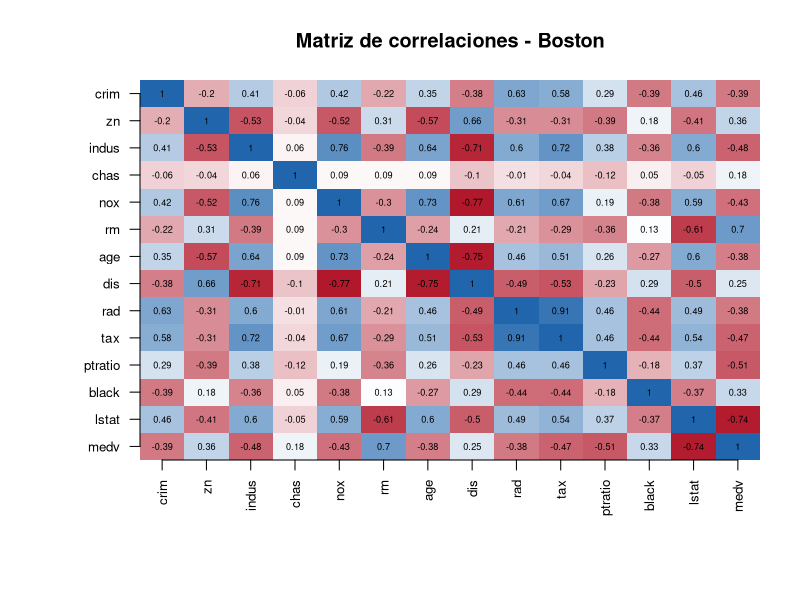
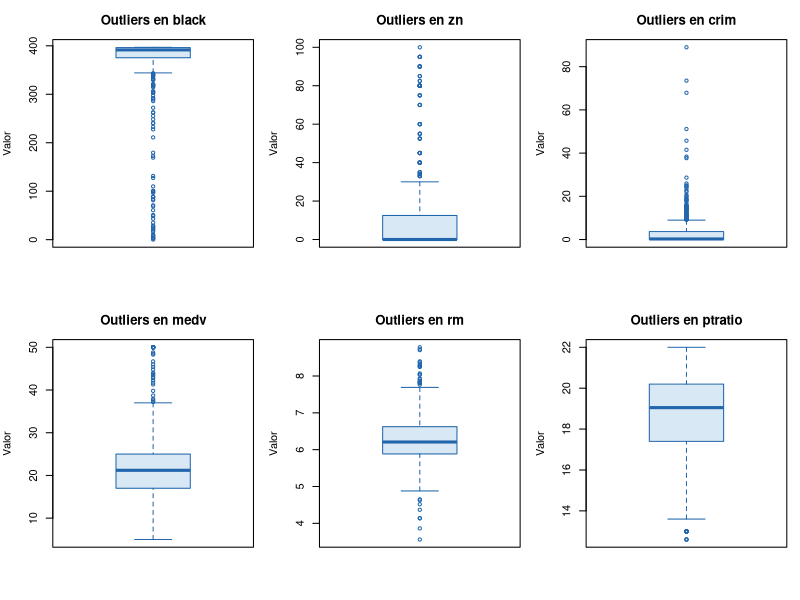
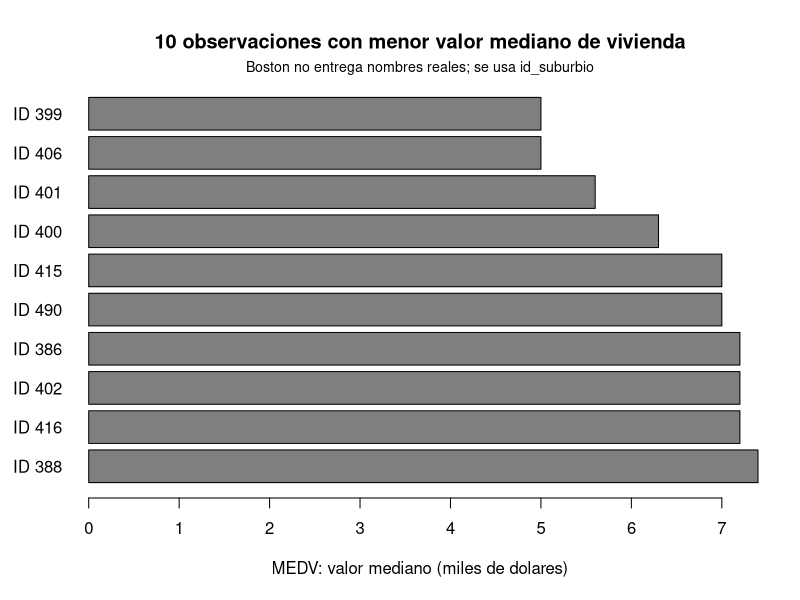
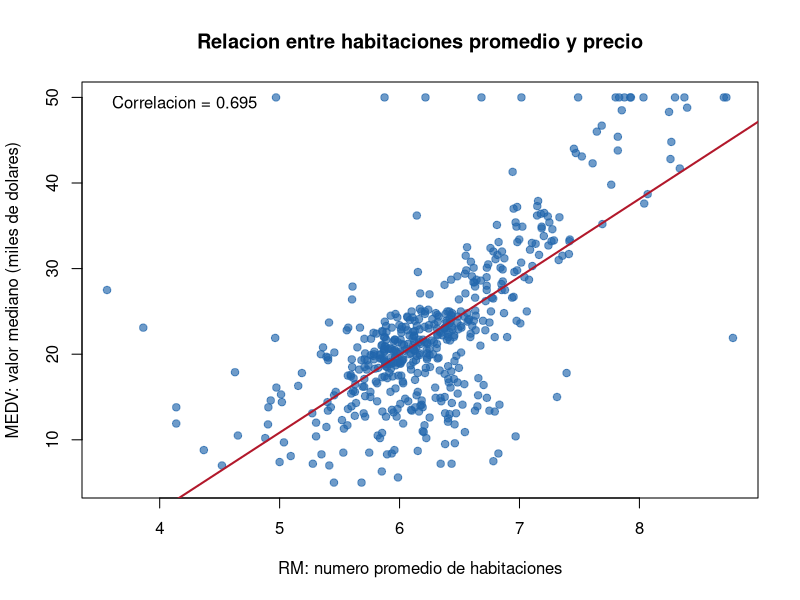
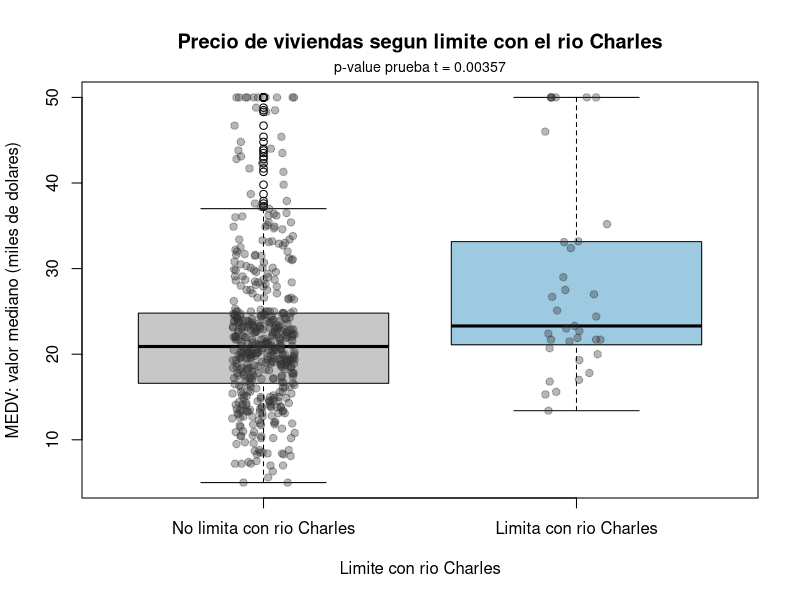
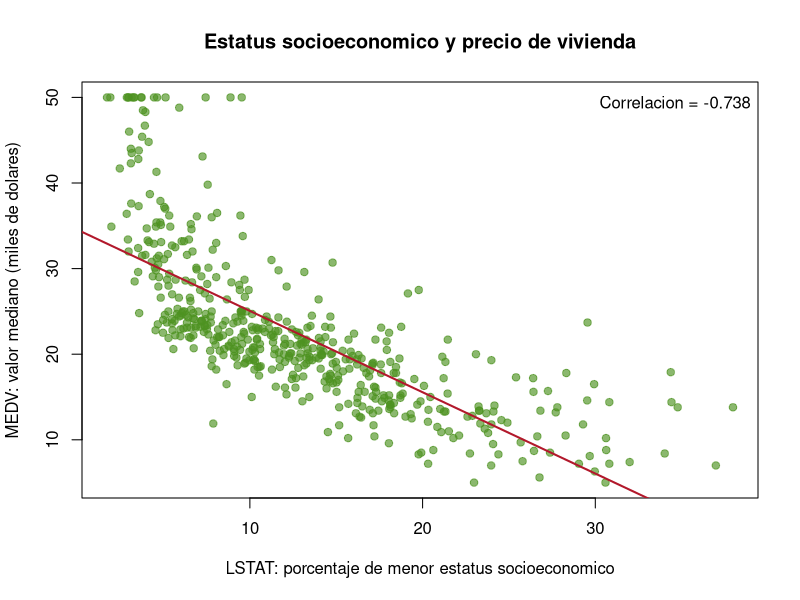
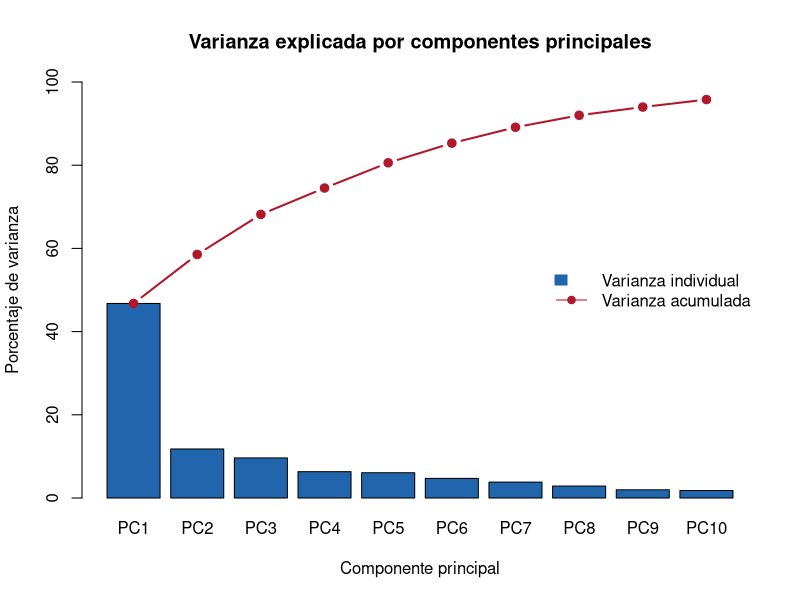
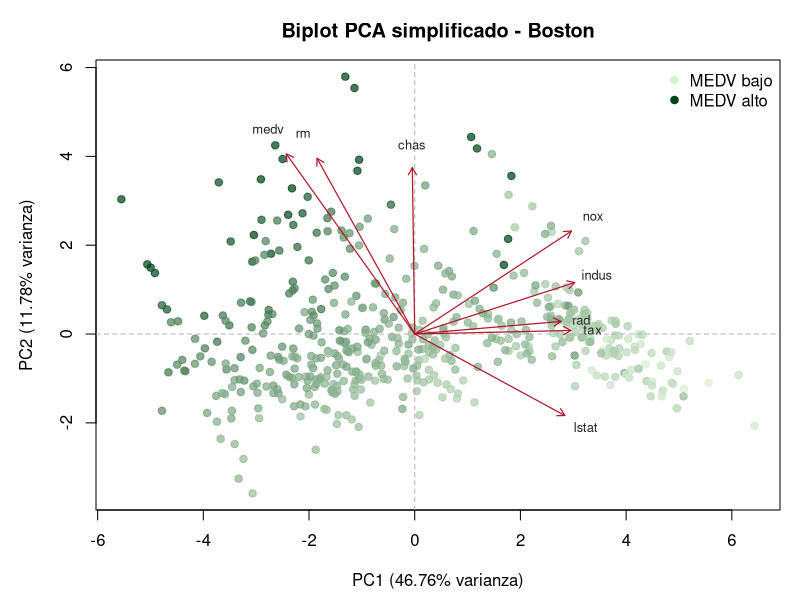

The R script that drew these images, in order:
# ============================================================
# Tarea 4 - INFO1184 Inteligencia de Negocios
# Analisis de datos y visualizacion
# Dataset: Boston (paquete MASS)
# Tecnica: Analisis de Componentes Principales (PCA)
# Metodologia: CRISP-DM (Fases 1 a 5)
# ============================================================

# Este script usa R base y MASS para que sea facil de ejecutar,
# leer y explicar. Genera figuras PDF y tablas CSV en carpetas locales.

# ============================================================
# 0. Configuracion inicial
# ============================================================

if (!requireNamespace("MASS", quietly = TRUE)) {
  stop("El paquete MASS es requerido para cargar el dataset Boston.")
}

library(MASS)

set.seed(1184)

dir_figuras <- "figuras"
dir_salidas <- "salidas"

dir.create(dir_figuras, showWarnings = FALSE)
dir.create(dir_salidas, showWarnings = FALSE)

guardar_csv <- function(tabla, nombre, filas = FALSE) {
  write.csv(tabla, file.path(dir_salidas, nombre), row.names = filas)
}

coeficientes_modelo <- function(modelo) {
  tabla <- as.data.frame(coef(summary(modelo)))
  tabla$termino <- rownames(tabla)
  rownames(tabla) <- NULL
  tabla <- tabla[, c("termino", setdiff(names(tabla), "termino"))]
  names(tabla) <- c("termino", "estimacion", "error_estandar", "valor_t", "p_valor")
  tabla
}

rmse <- function(real, predicho) {
  sqrt(mean((real - predicho)^2))
}

mae <- function(real, predicho) {
  mean(abs(real - predicho))
}

r2 <- function(real, predicho) {
  1 - sum((real - predicho)^2) / sum((real - mean(real))^2)
}

cat("\n============================================================\n")
cat("Tarea 4 - Analisis Boston con PCA\n")
cat("============================================================\n")

# ============================================================
# Fase 1: Comprension del negocio
# ============================================================

# Objetivo general:
# Analizar el mercado habitacional de Boston para identificar patrones
# asociados al precio de viviendas, entorno urbano y tasa de criminalidad.
# La tecnica central es PCA, apoyada con estadistica descriptiva,
# visualizaciones y regresion lineal simple.

preguntas <- c(
  "1. Hay valores atipicos en al menos dos variables?",
  "2. Que suburbios tienen las casas mas baratas?",
  "3. Como influye el tamano de la casa en su precio?",
  "4. Afecta la condicion de limitar con el rio Charles (chas) al valor de las casas?",
  "5. Cual es el impacto del estatus socioeconomico?",
  "6. Es posible predecir la tasa de criminalidad?"
)

cat("\nFase 1: preguntas de investigacion\n")
print(preguntas)

# ============================================================
# Fase 2: Comprension de los datos
# ============================================================

data("Boston", package = "MASS")

boston <- Boston
boston$id_suburbio <- seq_len(nrow(boston))
boston$chas_factor <- factor(
  boston$chas,
  levels = c(0, 1),
  labels = c("No limita con rio Charles", "Limita con rio Charles")
)

vars_analisis <- c(
  "crim", "zn", "indus", "chas", "nox", "rm", "age", "dis",
  "rad", "tax", "ptratio", "black", "lstat", "medv"
)

diccionario <- data.frame(
  variable = vars_analisis,
  descripcion = c(
    "Tasa de criminalidad per capita por suburbio",
    "Proporcion de suelo residencial para lotes grandes",
    "Proporcion de acres industriales no minoristas",
    "Indicador de limite con el rio Charles: 1 si limita, 0 si no",
    "Concentracion de oxidos nitricos",
    "Numero promedio de habitaciones por vivienda",
    "Proporcion de viviendas construidas antes de 1940",
    "Distancia ponderada a centros de empleo de Boston",
    "Indice de accesibilidad a autopistas radiales",
    "Tasa de impuesto a la propiedad",
    "Ratio alumno-profesor por localidad",
    "Variable historica B del dataset original",
    "Porcentaje de poblacion de menor estatus socioeconomico",
    "Valor mediano de viviendas en miles de dolares"
  )
)

guardar_csv(diccionario, "00_diccionario_variables.csv")

cat("\nFase 2: dimensiones del dataset\n")
print(dim(boston))

cat("\nEstructura del dataset\n")
str(boston)

cat("\nResumen estadistico\n")
print(summary(boston[vars_analisis]))

cat("\nValores faltantes por variable\n")
print(colSums(is.na(boston[vars_analisis])))

resumen_variables <- data.frame(
  variable = vars_analisis,
  n = NA_integer_,
  faltantes = NA_integer_,
  media = NA_real_,
  mediana = NA_real_,
  desviacion = NA_real_,
  minimo = NA_real_,
  maximo = NA_real_
)

for (i in seq_along(vars_analisis)) {
  variable <- vars_analisis[i]
  x <- boston[[variable]]
  resumen_variables$n[i] <- length(x)
  resumen_variables$faltantes[i] <- sum(is.na(x))
  resumen_variables$media[i] <- round(mean(x, na.rm = TRUE), 3)
  resumen_variables$mediana[i] <- round(median(x, na.rm = TRUE), 3)
  resumen_variables$desviacion[i] <- round(sd(x, na.rm = TRUE), 3)
  resumen_variables$minimo[i] <- round(min(x, na.rm = TRUE), 3)
  resumen_variables$maximo[i] <- round(max(x, na.rm = TRUE), 3)
}

guardar_csv(resumen_variables, "01_resumen_variables.csv")

# Matriz de correlaciones
cor_matriz <- cor(boston[vars_analisis])
guardar_csv(round(cor_matriz, 4), "02_matriz_correlaciones.csv", filas = TRUE)

pdf(file.path(dir_figuras, "fig_01_matriz_correlaciones.pdf"), width = 8, height = 7)
par(mar = c(7, 7, 4, 2))
image(
  1:ncol(cor_matriz),
  1:nrow(cor_matriz),
  t(cor_matriz[nrow(cor_matriz):1, ]),
  axes = FALSE,
  col = colorRampPalette(c("#b2182b", "white", "#2166ac"))(100),
  main = "Matriz de correlaciones - Boston",
  xlab = "",
  ylab = ""
)
axis(1, at = seq_along(vars_analisis), labels = vars_analisis, las = 2, cex.axis = 0.8)
axis(2, at = seq_along(vars_analisis), labels = rev(vars_analisis), las = 2, cex.axis = 0.8)
for (i in seq_along(vars_analisis)) {
  for (j in seq_along(vars_analisis)) {
    text(i, length(vars_analisis) - j + 1, round(cor_matriz[j, i], 2), cex = 0.55)
  }
}
dev.off()

# Pregunta 1: valores atipicos con regla IQR
vars_outliers <- setdiff(vars_analisis, "chas")
outliers_iqr <- data.frame()

for (variable in vars_outliers) {
  x <- boston[[variable]]
  q1 <- quantile(x, 0.25, na.rm = TRUE)
  q3 <- quantile(x, 0.75, na.rm = TRUE)
  rango_iqr <- IQR(x, na.rm = TRUE)
  limite_inferior <- q1 - 1.5 * rango_iqr
  limite_superior <- q3 + 1.5 * rango_iqr
  es_outlier <- x < limite_inferior | x > limite_superior

  outliers_iqr <- rbind(
    outliers_iqr,
    data.frame(
      variable = variable,
      limite_inferior = round(limite_inferior, 4),
      limite_superior = round(limite_superior, 4),
      n_outliers = sum(es_outlier, na.rm = TRUE),
      pct_outliers = round(mean(es_outlier, na.rm = TRUE) * 100, 2)
    )
  )
}

outliers_iqr <- outliers_iqr[order(-outliers_iqr$n_outliers, outliers_iqr$variable), ]
rownames(outliers_iqr) <- NULL
guardar_csv(outliers_iqr, "03_outliers_iqr.csv")

top_outliers <- head(outliers_iqr$variable[outliers_iqr$n_outliers > 0], 6)

pdf(file.path(dir_figuras, "fig_02_outliers_boxplot.pdf"), width = 8, height = 5)
par(mfrow = c(2, 3), mar = c(4, 4, 3, 1))
for (variable in top_outliers) {
  boxplot(
    boston[[variable]],
    main = paste("Outliers en", variable),
    ylab = "Valor",
    col = "#d9e8f5",
    border = "#2166ac",
    outline = TRUE
  )
}
dev.off()

# Pregunta 2: suburbios con casas mas baratas
# Boston no entrega nombres reales de suburbios. Por eso se usa id_suburbio,
# que corresponde al numero de fila de cada observacion.
orden_baratos <- order(boston$medv)
suburbios_baratos <- boston[orden_baratos[1:10], c("id_suburbio", "medv", "rm", "lstat", "crim", "chas_factor")]
names(suburbios_baratos) <- c("id_suburbio", "medv", "rm", "lstat", "crim", "chas")
guardar_csv(suburbios_baratos, "04_suburbios_mas_baratos.csv")

pdf(file.path(dir_figuras, "fig_03_suburbios_mas_baratos.pdf"), width = 8, height = 5)
barplot(
  rev(suburbios_baratos$medv),
  names.arg = paste0("ID ", rev(suburbios_baratos$id_suburbio)),
  horiz = TRUE,
  las = 1,
  col = "#7f7f7f",
  xlab = "MEDV: valor mediano (miles de dolares)",
  main = "10 observaciones con menor valor mediano de vivienda"
)
mtext("Boston no entrega nombres reales; se usa id_suburbio", side = 3, line = 0.3, cex = 0.85)
dev.off()

# Pregunta 3: tamano de la casa y precio
cor_rm_medv <- cor(boston$rm, boston$medv)
modelo_rm_medv <- lm(medv ~ rm, data = boston)
guardar_csv(coeficientes_modelo(modelo_rm_medv), "05_modelo_rm_medv.csv")

pdf(file.path(dir_figuras, "fig_04_rm_vs_medv.pdf"), width = 7, height = 5)
plot(
  boston$rm,
  boston$medv,
  pch = 19,
  col = adjustcolor("#2166ac", alpha.f = 0.65),
  xlab = "RM: numero promedio de habitaciones",
  ylab = "MEDV: valor mediano (miles de dolares)",
  main = "Relacion entre habitaciones promedio y precio"
)
abline(modelo_rm_medv, col = "#b2182b", lwd = 2)
legend("topleft", legend = paste("Correlacion =", round(cor_rm_medv, 3)), bty = "n")
dev.off()

# Pregunta 4: condicion de limitar con el rio Charles y precio
resumen_chas <- aggregate(
  medv ~ chas_factor,
  data = boston,
  FUN = function(x) c(n = length(x), media = mean(x), mediana = median(x), sd = sd(x))
)
resumen_chas <- data.frame(chas_factor = resumen_chas$chas_factor, resumen_chas$medv)
names(resumen_chas) <- c("chas", "n", "medv_media", "medv_mediana", "medv_sd")
resumen_chas$medv_media <- round(resumen_chas$medv_media, 3)
resumen_chas$medv_mediana <- round(resumen_chas$medv_mediana, 3)
resumen_chas$medv_sd <- round(resumen_chas$medv_sd, 3)

test_chas <- t.test(medv ~ chas_factor, data = boston)
modelo_chas_medv <- lm(medv ~ chas_factor, data = boston)

guardar_csv(resumen_chas, "06_resumen_chas_medv.csv")
guardar_csv(coeficientes_modelo(modelo_chas_medv), "07_modelo_chas_medv.csv")

pdf(file.path(dir_figuras, "fig_05_chas_vs_medv.pdf"), width = 7, height = 5)
boxplot(
  medv ~ chas_factor,
  data = boston,
  col = c("#c7c7c7", "#9ecae1"),
  xlab = "Limite con rio Charles",
  ylab = "MEDV: valor mediano (miles de dolares)",
  main = "Precio de viviendas segun limite con el rio Charles"
)
stripchart(medv ~ chas_factor, data = boston, vertical = TRUE, method = "jitter", pch = 19,
           col = adjustcolor("#333333", alpha.f = 0.35), add = TRUE)
mtext(paste("p-value prueba t =", signif(test_chas$p.value, 3)), side = 3, line = 0.3, cex = 0.85)
dev.off()

# Pregunta 5: estatus socioeconomico y precio
cor_lstat_medv <- cor(boston$lstat, boston$medv)
modelo_lstat_medv <- lm(medv ~ lstat, data = boston)
guardar_csv(coeficientes_modelo(modelo_lstat_medv), "08_modelo_lstat_medv.csv")

pdf(file.path(dir_figuras, "fig_06_lstat_vs_medv.pdf"), width = 7, height = 5)
plot(
  boston$lstat,
  boston$medv,
  pch = 19,
  col = adjustcolor("#4d9221", alpha.f = 0.65),
  xlab = "LSTAT: porcentaje de menor estatus socioeconomico",
  ylab = "MEDV: valor mediano (miles de dolares)",
  main = "Estatus socioeconomico y precio de vivienda"
)
abline(modelo_lstat_medv, col = "#b2182b", lwd = 2)
legend("topright", legend = paste("Correlacion =", round(cor_lstat_medv, 3)), bty = "n")
dev.off()

cat("\nFase 2 completada: EDA y respuestas 1 a 5 preparadas.\n")

# ============================================================
# Fase 3: Preparacion de los datos
# ============================================================

# PCA requiere variables comparables, por eso se estandarizan con z-score.
# Se mantiene chas como variable binaria 0/1 dentro del conjunto numerico.
pca_data <- boston[, vars_analisis]
pca_scaled <- scale(pca_data)

revision_escalado <- data.frame(
  variable = vars_analisis,
  media_escalada = round(colMeans(pca_scaled), 4),
  sd_escalada = round(apply(pca_scaled, 2, sd), 4)
)
guardar_csv(revision_escalado, "09_revision_escalado_pca.csv")

cat("\nFase 3: revision de datos estandarizados para PCA\n")
print(revision_escalado)

# ============================================================
# Fase 4: Modelado con PCA
# ============================================================

pca_boston <- prcomp(pca_data, center = TRUE, scale. = TRUE)

varianza <- pca_boston$sdev^2 / sum(pca_boston$sdev^2)
pca_varianza <- data.frame(
  componente = paste0("PC", seq_along(varianza)),
  varianza = round(varianza, 4),
  varianza_pct = round(varianza * 100, 2),
  varianza_acumulada_pct = round(cumsum(varianza) * 100, 2)
)
guardar_csv(pca_varianza, "10_pca_varianza_explicada.csv")

pca_cargas <- as.data.frame(pca_boston$rotation)
pca_cargas$variable <- rownames(pca_cargas)
pca_cargas$abs_PC1 <- abs(pca_cargas$PC1)
pca_cargas$abs_PC2 <- abs(pca_cargas$PC2)
pca_cargas$importancia_PC1_PC2 <- sqrt(pca_cargas$PC1^2 + pca_cargas$PC2^2)
pca_cargas <- pca_cargas[, c(
  "variable", "PC1", "PC2", "abs_PC1", "abs_PC2", "importancia_PC1_PC2",
  paste0("PC", 3:ncol(pca_boston$rotation))
)]
pca_cargas_redondeadas <- pca_cargas
pca_cargas_redondeadas[, -1] <- round(pca_cargas_redondeadas[, -1], 4)
guardar_csv(pca_cargas_redondeadas, "11_pca_cargas_variables.csv")

pdf(file.path(dir_figuras, "fig_07_pca_varianza_explicada.pdf"), width = 8, height = 5)
bar_centros <- barplot(
  pca_varianza$varianza_pct[1:10],
  names.arg = pca_varianza$componente[1:10],
  col = "#2166ac",
  ylim = c(0, 100),
  ylab = "Porcentaje de varianza",
  xlab = "Componente principal",
  main = "Varianza explicada por componentes principales"
)
lines(bar_centros, pca_varianza$varianza_acumulada_pct[1:10], type = "b", pch = 19, col = "#b2182b", lwd = 2)
legend("right", legend = c("Varianza individual", "Varianza acumulada"),
       fill = c("#2166ac", NA), border = c("#2166ac", NA),
       lty = c(NA, 1), pch = c(NA, 19), col = c("#2166ac", "#b2182b"), bty = "n")
dev.off()

scores_pca <- as.data.frame(pca_boston$x[, 1:2])
scores_pca$id_suburbio <- boston$id_suburbio
scores_pca$medv <- boston$medv
scores_pca$crim <- boston$crim
scores_pca$chas <- boston$chas_factor

cargas_pca <- pca_boston$rotation[, 1:2]
escala_flechas <- min(
  max(abs(scores_pca$PC1)) / max(abs(cargas_pca[, 1])),
  max(abs(scores_pca$PC2)) / max(abs(cargas_pca[, 2]))
) * 0.70

colores_medv <- colorRampPalette(c("#d9f0d3", "#00441b"))(100)
grupos_color <- cut(scores_pca$medv, breaks = 100, include.lowest = TRUE, labels = FALSE)

dibujar_biplot_pca <- function(nombre_archivo, variables, titulo) {
  pdf(file.path(dir_figuras, nombre_archivo), width = 8, height = 5.4)
  par(mar = c(4.5, 4.8, 3, 1))
  plot(
    scores_pca$PC1,
    scores_pca$PC2,
    pch = 19,
    col = adjustcolor(colores_medv[grupos_color], alpha.f = 0.72),
    xlab = paste0("PC1 (", pca_varianza$varianza_pct[1], "% varianza)"),
    ylab = paste0("PC2 (", pca_varianza$varianza_pct[2], "% varianza)"),
    main = titulo
  )
  abline(h = 0, v = 0, col = "gray70", lty = 2)
  for (variable in variables) {
    arrows(0, 0, cargas_pca[variable, 1] * escala_flechas,
           cargas_pca[variable, 2] * escala_flechas,
           length = 0.08, col = "#b2182b", lwd = 1.2)
    text(cargas_pca[variable, 1] * escala_flechas * 1.14,
         cargas_pca[variable, 2] * escala_flechas * 1.14,
         labels = variable, col = "#222222", cex = 0.78)
  }
  legend("topright", legend = c("MEDV bajo", "MEDV alto"),
         col = c("#d9f0d3", "#00441b"), pch = 19, bty = "n")
  dev.off()
}

dibujar_biplot_pca(
  "fig_08_pca_biplot_simple.pdf",
  c("indus", "nox", "tax", "rad", "lstat", "medv", "rm", "chas"),
  "Biplot PCA simplificado - Boston"
)

dibujar_biplot_pca(
  "fig_08_pca_biplot.pdf",
  rownames(cargas_pca),
  "Biplot PCA completo - Boston"
)

cat("\nFase 4 completada: PCA generado.\n")

# ============================================================
# Fase 5: Evaluacion y prediccion de criminalidad
# ============================================================

# Para responder la pregunta 6, crim es la variable objetivo. El PCA
# predictivo se calcula solo con las otras variables; luego se entrena una
# regresion lineal sobre log1p(crim), lo que reduce asimetria y outliers.
vars_predictoras_crim <- setdiff(vars_analisis, "crim")
datos_modelo <- boston[, c("crim", vars_predictoras_crim)]

idx_train <- sample(seq_len(nrow(datos_modelo)), size = floor(0.70 * nrow(datos_modelo)))
train <- datos_modelo[idx_train, ]
test <- datos_modelo[-idx_train, ]

train_x <- train[, vars_predictoras_crim]
test_x <- test[, vars_predictoras_crim]

pca_pred <- prcomp(train_x, center = TRUE, scale. = TRUE)
varianza_pred <- pca_pred$sdev^2 / sum(pca_pred$sdev^2)
n_componentes <- which(cumsum(varianza_pred) >= 0.80)[1]
pc_modelo <- paste0("PC", seq_len(n_componentes))

train_pcs <- as.data.frame(pca_pred$x[, pc_modelo, drop = FALSE])
train_pcs$log_crim <- log1p(train$crim)

test_pcs <- as.data.frame(predict(pca_pred, newdata = test_x)[, pc_modelo, drop = FALSE])

modelo_crim <- lm(log_crim ~ ., data = train_pcs)
pred_log_crim <- predict(modelo_crim, newdata = test_pcs)
pred_crim <- pmax(0, expm1(pred_log_crim))

real_crim <- test$crim
real_log_crim <- log1p(real_crim)
pred_baseline <- rep(mean(train$crim), length(real_crim))

rmse_modelo <- rmse(real_crim, pred_crim)
mae_modelo <- mae(real_crim, pred_crim)
r2_original <- r2(real_crim, pred_crim)
r2_log <- r2(real_log_crim, pred_log_crim)
rmse_baseline <- rmse(real_crim, pred_baseline)
mejora_rmse_pct <- (1 - rmse_modelo / rmse_baseline) * 100

metricas_crim <- data.frame(
  modelo = "Regresion lineal con PCA",
  target = "log1p(crim)",
  n_train = nrow(train),
  n_test = nrow(test),
  n_componentes_pca = n_componentes,
  varianza_pca_pct = round(sum(varianza_pred[seq_len(n_componentes)]) * 100, 2),
  rmse_crim = round(rmse_modelo, 4),
  mae_crim = round(mae_modelo, 4),
  r2_crim_original = round(r2_original, 4),
  r2_log_crim = round(r2_log, 4),
  rmse_baseline = round(rmse_baseline, 4),
  mejora_rmse_pct = round(mejora_rmse_pct, 2)
)

guardar_csv(metricas_crim, "12_metricas_prediccion_crim.csv")
guardar_csv(coeficientes_modelo(modelo_crim), "13_modelo_pca_crim.csv")

predicciones_crim <- data.frame(
  crim_real = round(real_crim, 4),
  crim_predicho = round(pred_crim, 4),
  log_crim_real = round(real_log_crim, 4),
  log_crim_predicho = round(pred_log_crim, 4)
)
guardar_csv(predicciones_crim, "14_predicciones_crim_test.csv")

pdf(file.path(dir_figuras, "fig_09_prediccion_crim.pdf"), width = 7, height = 5)
plot(
  real_log_crim,
  pred_log_crim,
  pch = 19,
  col = adjustcolor("#2166ac", alpha.f = 0.70),
  xlab = "Criminalidad real transformada: log1p(crim)",
  ylab = "Criminalidad predicha transformada",
  main = "Prediccion de criminalidad con PCA"
)
abline(0, 1, col = "#b2182b", lwd = 2)
legend("topleft", legend = paste("R2 log =", round(r2_log, 3)), bty = "n")
dev.off()

# Sintesis de respuestas de investigacion
top2_outliers <- head(outliers_iqr[outliers_iqr$n_outliers > 0, ], 2)
outliers_sin_black <- outliers_iqr[outliers_iqr$variable != "black" & outliers_iqr$n_outliers > 0, ]
coef_rm <- coef(modelo_rm_medv)["rm"]
coef_lstat <- coef(modelo_lstat_medv)["lstat"]
diferencia_chas <- resumen_chas$medv_media[resumen_chas$chas == "Limita con rio Charles"] -
  resumen_chas$medv_media[resumen_chas$chas == "No limita con rio Charles"]

if (r2_log >= 0.50 && mejora_rmse_pct > 0) {
  respuesta_crim <- "Si, el modelo con PCA muestra capacidad predictiva razonable sobre log1p(crim)."
} else if (mejora_rmse_pct > 0) {
  respuesta_crim <- "Parcialmente, el modelo mejora al promedio base, pero su capacidad predictiva es limitada."
} else {
  respuesta_crim <- "No de forma confiable con este modelo simple; no mejora el promedio base."
}

respuestas <- data.frame(
  pregunta = c(
    "1. Valores atipicos",
    "2. Suburbios mas baratos",
    "3. Tamano de casa y precio",
    "4. Limite con rio Charles y precio",
    "5. Estatus socioeconomico",
    "6. Prediccion de criminalidad"
  ),
  respuesta = c(
    paste0(
      "Si. Las dos variables con mas outliers por IQR son ",
      top2_outliers$variable[1], " (", top2_outliers$n_outliers[1], ") y ",
      top2_outliers$variable[2], " (", top2_outliers$n_outliers[2], "). ",
      "Sin depender de black, tambien destacan ", outliers_sin_black$variable[1],
      " (", outliers_sin_black$n_outliers[1], ") y ", outliers_sin_black$variable[2],
      " (", outliers_sin_black$n_outliers[2], ")."
    ),
    paste0(
      "El dataset no entrega nombres reales de suburbios. Se reportan observaciones/IDs; ",
      "los registros mas baratos estan en ",
      "04_suburbios_mas_baratos.csv; el menor MEDV observado es ",
      min(suburbios_baratos$medv), " miles de dolares."
    ),
    paste0(
      "La relacion es positiva: correlacion rm-medv = ", round(cor_rm_medv, 3),
      "; cada habitacion promedio adicional se asocia a ", round(coef_rm, 3),
      " miles de dolares mas en MEDV."
    ),
    paste0(
      "Los sectores que limitan con el rio Charles tienen una media de MEDV ",
      round(diferencia_chas, 3), " miles de dolares mayor que las que no limitan; p-value = ",
      signif(test_chas$p.value, 3), ". chas es binaria y no mide distancia exacta."
    ),
    paste0(
      "El impacto es negativo: correlacion lstat-medv = ", round(cor_lstat_medv, 3),
      "; cada punto adicional en LSTAT se asocia a ", round(coef_lstat, 3),
      " miles de dolares menos en MEDV."
    ),
    paste0(
      respuesta_crim,
      " R2 log = ", round(r2_log, 3),
      ", mejora RMSE vs base = ", round(mejora_rmse_pct, 2), "%.",
      " Es un resultado academico, no un modelo listo para despliegue."
    )
  )
)

guardar_csv(respuestas, "15_respuestas_investigacion.csv")

cat("\nFase 5 completada: evaluacion y respuestas consolidadas.\n")
cat("\n--- Respuestas de investigacion ---\n")
print(respuestas)

cat("\n--- Archivos generados ---\n")
cat("Figuras PDF en:", dir_figuras, "\n")
cat("Tablas CSV en:", dir_salidas, "\n")
cat("\nAnalisis completado exitosamente.\n")
